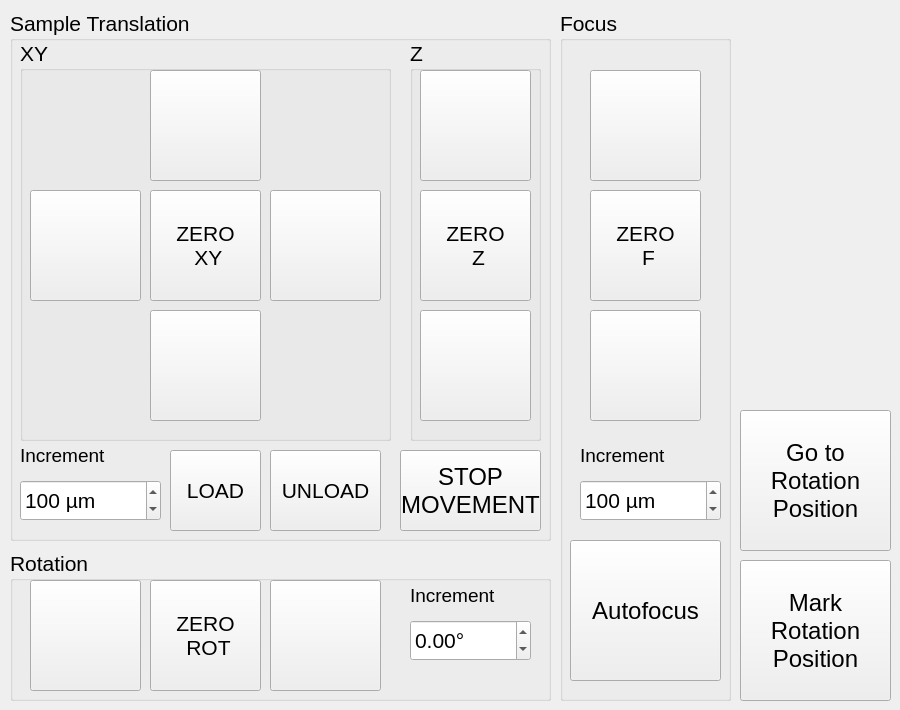
          <widget class="QWidget" name="MovementTabWidget">
           <attribute name="title">
            <string>Movement</string>
           </attribute>
           <widget class="QGroupBox" name="xyzGroupbox">
            <property name="enabled">
             <bool>true</bool>
            </property>
            <property name="geometry">
             <rect>
              <x>10</x>
              <y>10</y>
              <width>541</width>
              <height>531</height>
             </rect>
            </property>
            <property name="font">
             <font>
              <pointsize>16</pointsize>
             </font>
            </property>
            <property name="title">
             <string>Sample Translation</string>
            </property>
            <property name="flat">
             <bool>false</bool>
            </property>
            <widget class="QGroupBox" name="groupBox_4">
             <property name="enabled">
              <bool>true</bool>
             </property>
             <property name="geometry">
              <rect>
               <x>10</x>
               <y>30</y>
               <width>371</width>
               <height>401</height>
              </rect>
             </property>
             <property name="font">
              <font>
               <pointsize>16</pointsize>
              </font>
             </property>
             <property name="title">
              <string>XY</string>
             </property>
             <widget class="QPushButton" name="yPlusButton">
              <property name="enabled">
               <bool>true</bool>
              </property>
              <property name="geometry">
               <rect>
                <x>130</x>
                <y>30</y>
                <width>111</width>
                <height>111</height>
               </rect>
              </property>
              <property name="font">
               <font>
                <weight>50</weight>
                <italic>false</italic>
                <bold>false</bold>
               </font>
              </property>
              <property name="text">
               <string/>
              </property>
              <property name="icon">
               <iconset>
                <normaloff>../../../mesoSPIM-control/mesoSPIM/gui/up-blue.png</normaloff>../../../mesoSPIM-control/mesoSPIM/gui/up-blue.png</iconset>
              </property>
              <property name="iconSize">
               <size>
                <width>80</width>
                <height>80</height>
               </size>
              </property>
              <property name="checkable">
               <bool>false</bool>
              </property>
              <property name="autoRepeat">
               <bool>true</bool>
              </property>
             </widget>
             <widget class="QPushButton" name="xPlusButton">
              <property name="enabled">
               <bool>true</bool>
              </property>
              <property name="geometry">
               <rect>
                <x>250</x>
                <y>150</y>
                <width>111</width>
                <height>111</height>
               </rect>
              </property>
              <property name="font">
               <font>
                <weight>50</weight>
                <bold>false</bold>
               </font>
              </property>
              <property name="text">
               <string/>
              </property>
              <property name="icon">
               <iconset>
                <normaloff>../../../mesoSPIM-control/mesoSPIM/gui/right-blue.png</normaloff>../../../mesoSPIM-control/mesoSPIM/gui/right-blue.png</iconset>
              </property>
              <property name="iconSize">
               <size>
                <width>80</width>
                <height>80</height>
               </size>
              </property>
              <property name="autoRepeat">
               <bool>true</bool>
              </property>
             </widget>
             <widget class="QPushButton" name="xMinusButton">
              <property name="enabled">
               <bool>true</bool>
              </property>
              <property name="geometry">
               <rect>
                <x>10</x>
                <y>150</y>
                <width>111</width>
                <height>111</height>
               </rect>
              </property>
              <property name="font">
               <font>
                <weight>50</weight>
                <bold>false</bold>
               </font>
              </property>
              <property name="text">
               <string/>
              </property>
              <property name="icon">
               <iconset>
                <normaloff>../../../mesoSPIM-control/mesoSPIM/gui/left-blue.png</normaloff>../../../mesoSPIM-control/mesoSPIM/gui/left-blue.png</iconset>
              </property>
              <property name="iconSize">
               <size>
                <width>80</width>
                <height>80</height>
               </size>
              </property>
              <property name="autoRepeat">
               <bool>true</bool>
              </property>
             </widget>
             <widget class="QPushButton" name="yMinusButton">
              <property name="enabled">
               <bool>true</bool>
              </property>
              <property name="geometry">
               <rect>
                <x>130</x>
                <y>270</y>
                <width>111</width>
                <height>111</height>
               </rect>
              </property>
              <property name="font">
               <font>
                <weight>50</weight>
                <bold>false</bold>
               </font>
              </property>
              <property name="text">
               <string/>
              </property>
              <property name="icon">
               <iconset>
                <normaloff>../../../mesoSPIM-control/mesoSPIM/gui/down-blue.png</normaloff>../../../mesoSPIM-control/mesoSPIM/gui/down-blue.png</iconset>
              </property>
              <property name="iconSize">
               <size>
                <width>80</width>
                <height>80</height>
               </size>
              </property>
              <property name="autoRepeat">
               <bool>true</bool>
              </property>
             </widget>
             <widget class="QPushButton" name="xyZeroButton">
              <property name="enabled">
               <bool>true</bool>
              </property>
              <property name="geometry">
               <rect>
                <x>130</x>
                <y>150</y>
                <width>111</width>
                <height>111</height>
               </rect>
              </property>
              <property name="font">
               <font>
                <pointsize>16</pointsize>
                <weight>50</weight>
                <italic>false</italic>
                <bold>false</bold>
               </font>
              </property>
              <property name="text">
               <string>ZERO
 XY</string>
              </property>
              <property name="checkable">
               <bool>true</bool>
              </property>
             </widget>
            </widget>
            <widget class="QGroupBox" name="groupBox_6">
             <property name="enabled">
              <bool>true</bool>
             </property>
             <property name="geometry">
              <rect>
               <x>400</x>
               <y>30</y>
               <width>131</width>
               <height>401</height>
              </rect>
             </property>
             <property name="font">
              <font>
               <pointsize>16</pointsize>
              </font>
             </property>
             <property name="title">
              <string>Z</string>
             </property>
             <widget class="QPushButton" name="zPlusButton">
              <property name="enabled">
               <bool>true</bool>
              </property>
              <property name="geometry">
               <rect>
                <x>10</x>
                <y>30</y>
                <width>111</width>
                <height>111</height>
               </rect>
              </property>
              <property name="font">
               <font>
                <weight>50</weight>
                <italic>false</italic>
                <bold>false</bold>
               </font>
              </property>
              <property name="text">
               <string/>
              </property>
              <property name="icon">
               <iconset>
                <normaloff>../../../mesoSPIM-control/mesoSPIM/gui/up-blue.png</normaloff>../../../mesoSPIM-control/mesoSPIM/gui/up-blue.png</iconset>
              </property>
              <property name="iconSize">
               <size>
                <width>80</width>
                <height>80</height>
               </size>
              </property>
              <property name="autoRepeat">
               <bool>true</bool>
              </property>
             </widget>
             <widget class="QPushButton" name="zMinusButton">
              <property name="enabled">
               <bool>true</bool>
              </property>
              <property name="geometry">
               <rect>
                <x>10</x>
                <y>270</y>
                <width>111</width>
                <height>111</height>
               </rect>
              </property>
              <property name="font">
               <font>
                <weight>50</weight>
                <italic>false</italic>
                <bold>false</bold>
               </font>
              </property>
              <property name="text">
               <string/>
              </property>
              <property name="icon">
               <iconset>
                <normaloff>../../../mesoSPIM-control/mesoSPIM/gui/down-blue.png</normaloff>../../../mesoSPIM-control/mesoSPIM/gui/down-blue.png</iconset>
              </property>
              <property name="iconSize">
               <size>
                <width>80</width>
                <height>80</height>
               </size>
              </property>
              <property name="autoRepeat">
               <bool>true</bool>
              </property>
             </widget>
             <widget class="QPushButton" name="zZeroButton">
              <property name="enabled">
               <bool>true</bool>
              </property>
              <property name="geometry">
               <rect>
                <x>10</x>
                <y>150</y>
                <width>111</width>
                <height>111</height>
               </rect>
              </property>
              <property name="font">
               <font>
                <pointsize>16</pointsize>
                <weight>50</weight>
                <italic>false</italic>
                <bold>false</bold>
               </font>
              </property>
              <property name="text">
               <string>ZERO
 Z</string>
              </property>
              <property name="checkable">
               <bool>true</bool>
              </property>
             </widget>
            </widget>
            <widget class="QPushButton" name="xyzLoadButton">
             <property name="enabled">
              <bool>true</bool>
             </property>
             <property name="geometry">
              <rect>
               <x>160</x>
               <y>440</y>
               <width>91</width>
               <height>81</height>
              </rect>
             </property>
             <property name="font">
              <font>
               <pointsize>16</pointsize>
               <weight>50</weight>
               <bold>false</bold>
              </font>
             </property>
             <property name="text">
              <string>LOAD</string>
             </property>
            </widget>
            <widget class="QLabel" name="label_13">
             <property name="enabled">
              <bool>true</bool>
             </property>
             <property name="geometry">
              <rect>
               <x>10</x>
               <y>430</y>
               <width>141</width>
               <height>31</height>
              </rect>
             </property>
             <property name="font">
              <font>
               <pointsize>14</pointsize>
              </font>
             </property>
             <property name="text">
              <string>Increment</string>
             </property>
            </widget>
            <widget class="QSpinBox" name="xyzIncrementSpinbox">
             <property name="enabled">
              <bool>true</bool>
             </property>
             <property name="geometry">
              <rect>
               <x>10</x>
               <y>470</y>
               <width>141</width>
               <height>41</height>
              </rect>
             </property>
             <property name="font">
              <font>
               <pointsize>16</pointsize>
              </font>
             </property>
             <property name="suffix">
              <string> µm </string>
             </property>
             <property name="maximum">
              <number>500</number>
             </property>
             <property name="value">
              <number>100</number>
             </property>
            </widget>
            <widget class="QPushButton" name="xyzUnloadButton">
             <property name="enabled">
              <bool>true</bool>
             </property>
             <property name="geometry">
              <rect>
               <x>260</x>
               <y>440</y>
               <width>111</width>
               <height>81</height>
              </rect>
             </property>
             <property name="font">
              <font>
               <pointsize>16</pointsize>
               <weight>50</weight>
               <bold>false</bold>
              </font>
             </property>
             <property name="text">
              <string>UNLOAD</string>
             </property>
            </widget>
            <widget class="QPushButton" name="xyzrotStopButton">
             <property name="enabled">
              <bool>true</bool>
             </property>
             <property name="geometry">
              <rect>
               <x>390</x>
               <y>440</y>
               <width>141</width>
               <height>81</height>
              </rect>
             </property>
             <property name="font">
              <font>
               <pointsize>18</pointsize>
               <weight>50</weight>
               <bold>false</bold>
              </font>
             </property>
             <property name="styleSheet">
              <string notr="true"/>
             </property>
             <property name="text">
              <string>STOP
MOVEMENT</string>
             </property>
            </widget>
           </widget>
           <widget class="QGroupBox" name="focusGroupbox">
            <property name="enabled">
             <bool>true</bool>
            </property>
            <property name="geometry">
             <rect>
              <x>560</x>
              <y>10</y>
              <width>171</width>
              <height>691</height>
             </rect>
            </property>
            <property name="font">
             <font>
              <pointsize>16</pointsize>
             </font>
            </property>
            <property name="title">
             <string>Focus</string>
            </property>
            <widget class="QPushButton" name="focusPlusButton">
             <property name="enabled">
              <bool>true</bool>
             </property>
             <property name="geometry">
              <rect>
               <x>30</x>
               <y>60</y>
               <width>111</width>
               <height>111</height>
              </rect>
             </property>
             <property name="font">
              <font>
               <weight>50</weight>
               <italic>false</italic>
               <bold>false</bold>
              </font>
             </property>
             <property name="text">
              <string/>
             </property>
             <property name="icon">
              <iconset>
               <normaloff>../../../mesoSPIM-control/mesoSPIM/gui/up-green.png</normaloff>../../../mesoSPIM-control/mesoSPIM/gui/up-green.png</iconset>
             </property>
             <property name="iconSize">
              <size>
               <width>80</width>
               <height>80</height>
              </size>
             </property>
             <property name="autoRepeat">
              <bool>true</bool>
             </property>
            </widget>
            <widget class="QPushButton" name="focusZeroButton">
             <property name="enabled">
              <bool>true</bool>
             </property>
             <property name="geometry">
              <rect>
               <x>30</x>
               <y>180</y>
               <width>111</width>
               <height>111</height>
              </rect>
             </property>
             <property name="font">
              <font>
               <pointsize>16</pointsize>
               <weight>50</weight>
               <italic>false</italic>
               <bold>false</bold>
              </font>
             </property>
             <property name="text">
              <string>ZERO
 F</string>
             </property>
             <property name="checkable">
              <bool>true</bool>
             </property>
            </widget>
            <widget class="QPushButton" name="focusMinusButton">
             <property name="enabled">
              <bool>true</bool>
             </property>
             <property name="geometry">
              <rect>
               <x>30</x>
               <y>300</y>
               <width>111</width>
               <height>111</height>
              </rect>
             </property>
             <property name="font">
              <font>
               <weight>50</weight>
               <italic>false</italic>
               <bold>false</bold>
              </font>
             </property>
             <property name="text">
              <string/>
             </property>
             <property name="icon">
              <iconset>
               <normaloff>../../../mesoSPIM-control/mesoSPIM/gui/down-green.png</normaloff>../../../mesoSPIM-control/mesoSPIM/gui/down-green.png</iconset>
             </property>
             <property name="iconSize">
              <size>
               <width>80</width>
               <height>80</height>
              </size>
             </property>
             <property name="autoRepeat">
              <bool>true</bool>
             </property>
            </widget>
            <widget class="QSpinBox" name="focusIncrementSpinbox">
             <property name="enabled">
              <bool>true</bool>
             </property>
             <property name="geometry">
              <rect>
               <x>20</x>
               <y>470</y>
               <width>141</width>
               <height>41</height>
              </rect>
             </property>
             <property name="font">
              <font>
               <pointsize>16</pointsize>
              </font>
             </property>
             <property name="suffix">
              <string> µm</string>
             </property>
             <property name="maximum">
              <number>1000</number>
             </property>
             <property name="value">
              <number>100</number>
             </property>
            </widget>
            <widget class="QLabel" name="label_14">
             <property name="enabled">
              <bool>true</bool>
             </property>
             <property name="geometry">
              <rect>
               <x>20</x>
               <y>430</y>
               <width>141</width>
               <height>31</height>
              </rect>
             </property>
             <property name="font">
              <font>
               <pointsize>14</pointsize>
              </font>
             </property>
             <property name="text">
              <string>Increment</string>
             </property>
            </widget>
           </widget>
           <widget class="QGroupBox" name="rotGroupbox">
            <property name="enabled">
             <bool>true</bool>
            </property>
            <property name="geometry">
             <rect>
              <x>10</x>
              <y>550</y>
              <width>541</width>
              <height>151</height>
             </rect>
            </property>
            <property name="font">
             <font>
              <pointsize>16</pointsize>
             </font>
            </property>
            <property name="title">
             <string>Rotation</string>
            </property>
            <widget class="QPushButton" name="rotMinusButton">
             <property name="enabled">
              <bool>true</bool>
             </property>
             <property name="geometry">
              <rect>
               <x>20</x>
               <y>30</y>
               <width>111</width>
               <height>111</height>
              </rect>
             </property>
             <property name="font">
              <font>
               <weight>50</weight>
               <italic>false</italic>
               <bold>false</bold>
              </font>
             </property>
             <property name="text">
              <string/>
             </property>
             <property name="icon">
              <iconset>
               <normaloff>../../../mesoSPIM-control/mesoSPIM/gui/left-red.png</normaloff>../../../mesoSPIM-control/mesoSPIM/gui/left-red.png</iconset>
             </property>
             <property name="iconSize">
              <size>
               <width>80</width>
               <height>80</height>
              </size>
             </property>
             <property name="autoRepeat">
              <bool>true</bool>
             </property>
            </widget>
            <widget class="QPushButton" name="rotPlusButton">
             <property name="enabled">
              <bool>true</bool>
             </property>
             <property name="geometry">
              <rect>
               <x>260</x>
               <y>30</y>
               <width>111</width>
               <height>111</height>
              </rect>
             </property>
             <property name="font">
              <font>
               <weight>50</weight>
               <italic>false</italic>
               <bold>false</bold>
              </font>
             </property>
             <property name="text">
              <string/>
             </property>
             <property name="icon">
              <iconset>
               <normaloff>../../../mesoSPIM-control/mesoSPIM/gui/right-red.png</normaloff>../../../mesoSPIM-control/mesoSPIM/gui/right-red.png</iconset>
             </property>
             <property name="iconSize">
              <size>
               <width>80</width>
               <height>80</height>
              </size>
             </property>
             <property name="autoRepeat">
              <bool>true</bool>
             </property>
            </widget>
            <widget class="QLabel" name="label_18">
             <property name="enabled">
              <bool>true</bool>
             </property>
             <property name="geometry">
              <rect>
               <x>400</x>
               <y>30</y>
               <width>141</width>
               <height>31</height>
              </rect>
             </property>
             <property name="font">
              <font>
               <pointsize>14</pointsize>
              </font>
             </property>
             <property name="text">
              <string>Increment</string>
             </property>
            </widget>
            <widget class="QDoubleSpinBox" name="rotIncrementSpinbox">
             <property name="enabled">
              <bool>true</bool>
             </property>
             <property name="geometry">
              <rect>
               <x>400</x>
               <y>70</y>
               <width>121</width>
               <height>41</height>
              </rect>
             </property>
             <property name="font">
              <font>
               <pointsize>16</pointsize>
              </font>
             </property>
             <property name="suffix">
              <string>°</string>
             </property>
             <property name="minimum">
              <double>-181.000000000000000</double>
             </property>
             <property name="maximum">
              <double>181.000000000000000</double>
             </property>
             <property name="singleStep">
              <double>0.010000000000000</double>
             </property>
            </widget>
            <widget class="QPushButton" name="rotZeroButton">
             <property name="enabled">
              <bool>true</bool>
             </property>
             <property name="geometry">
              <rect>
               <x>140</x>
               <y>30</y>
               <width>111</width>
               <height>111</height>
              </rect>
             </property>
             <property name="font">
              <font>
               <pointsize>16</pointsize>
               <weight>50</weight>
               <italic>false</italic>
               <bold>false</bold>
              </font>
             </property>
             <property name="text">
              <string>ZERO 
 ROT</string>
             </property>
             <property name="checkable">
              <bool>true</bool>
             </property>
            </widget>
           </widget>
           <widget class="QPushButton" name="markRotationPositionButton">
            <property name="enabled">
             <bool>true</bool>
            </property>
            <property name="geometry">
             <rect>
              <x>740</x>
              <y>560</y>
              <width>151</width>
              <height>141</height>
             </rect>
            </property>
            <property name="font">
             <font>
              <pointsize>18</pointsize>
              <weight>50</weight>
              <bold>false</bold>
             </font>
            </property>
            <property name="text">
             <string>Mark
Rotation
Position</string>
            </property>
            <property name="checkable">
             <bool>false</bool>
            </property>
            <property name="checked">
             <bool>false</bool>
            </property>
           </widget>
           <widget class="QPushButton" name="goToRotationPositionButton">
            <property name="enabled">
             <bool>true</bool>
            </property>
            <property name="geometry">
             <rect>
              <x>740</x>
              <y>410</y>
              <width>151</width>
              <height>141</height>
             </rect>
            </property>
            <property name="font">
             <font>
              <pointsize>18</pointsize>
              <weight>50</weight>
              <bold>false</bold>
             </font>
            </property>
            <property name="text">
             <string>Go to
Rotation
Position</string>
            </property>
            <property name="checkable">
             <bool>false</bool>
            </property>
            <property name="checked">
             <bool>false</bool>
            </property>
           </widget>
           <widget class="QPushButton" name="AutofocusButton">
            <property name="enabled">
             <bool>true</bool>
            </property>
            <property name="geometry">
             <rect>
              <x>570</x>
              <y>540</y>
              <width>151</width>
              <height>141</height>
             </rect>
            </property>
            <property name="font">
             <font>
              <pointsize>18</pointsize>
              <weight>50</weight>
              <bold>false</bold>
             </font>
            </property>
            <property name="text">
             <string>Autofocus</string>
            </property>
            <property name="checkable">
             <bool>false</bool>
            </property>
            <property name="checked">
             <bool>false</bool>
            </property>
           </widget>
          </widget>
